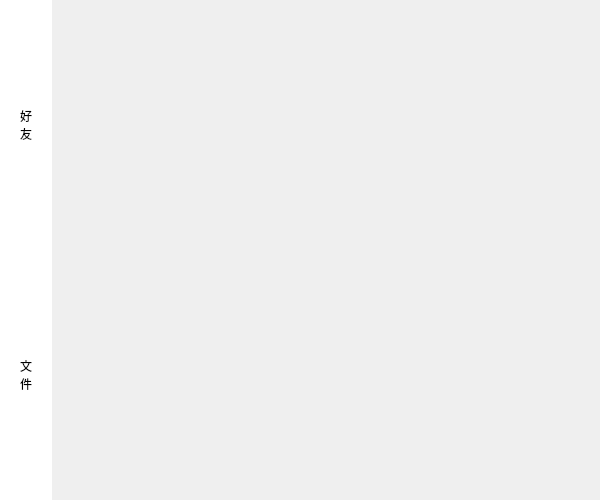
<?xml version="1.0" encoding="UTF-8"?>
<ui version="4.0">
 <class>Index</class>
 <widget class="QWidget" name="Index">
  <property name="geometry">
   <rect>
    <x>0</x>
    <y>0</y>
    <width>600</width>
    <height>500</height>
   </rect>
  </property>
  <property name="windowTitle">
   <string>首页</string>
  </property>
  <layout class="QGridLayout" name="gridLayout">
   <property name="leftMargin">
    <number>0</number>
   </property>
   <property name="topMargin">
    <number>0</number>
   </property>
   <property name="rightMargin">
    <number>0</number>
   </property>
   <property name="bottomMargin">
    <number>0</number>
   </property>
   <property name="horizontalSpacing">
    <number>0</number>
   </property>
   <item row="0" column="1">
    <widget class="QStackedWidget" name="stackedWidget">
     <widget class="Friend" name="friend_page"/>
     <widget class="File" name="file_page"/>
    </widget>
   </item>
   <item row="0" column="0">
    <layout class="QVBoxLayout" name="verticalLayout">
     <property name="spacing">
      <number>0</number>
     </property>
     <property name="leftMargin">
      <number>0</number>
     </property>
     <property name="topMargin">
      <number>0</number>
     </property>
     <property name="rightMargin">
      <number>0</number>
     </property>
     <property name="bottomMargin">
      <number>0</number>
     </property>
     <item>
      <widget class="QPushButton" name="friend_PB">
       <property name="sizePolicy">
        <sizepolicy hsizetype="Minimum" vsizetype="Preferred">
         <horstretch>0</horstretch>
         <verstretch>0</verstretch>
        </sizepolicy>
       </property>
       <property name="styleSheet">
        <string notr="true">border:none;
background-color: rgb(255, 255, 255);
pading:20;</string>
       </property>
       <property name="text">
        <string>好
友</string>
       </property>
      </widget>
     </item>
     <item>
      <widget class="QPushButton" name="file_PB">
       <property name="sizePolicy">
        <sizepolicy hsizetype="Minimum" vsizetype="Preferred">
         <horstretch>0</horstretch>
         <verstretch>0</verstretch>
        </sizepolicy>
       </property>
       <property name="styleSheet">
        <string notr="true">border:none;
background-color: rgb(255, 255, 255);
padding:20;</string>
       </property>
       <property name="text">
        <string>文
件</string>
       </property>
      </widget>
     </item>
    </layout>
   </item>
  </layout>
 </widget>
 <customwidgets>
  <customwidget>
   <class>Friend</class>
   <extends>QWidget</extends>
   <header>friend.h</header>
   <container>1</container>
  </customwidget>
  <customwidget>
   <class>File</class>
   <extends>QWidget</extends>
   <header>file.h</header>
   <container>1</container>
  </customwidget>
 </customwidgets>
 <resources/>
 <connections/>
</ui>
